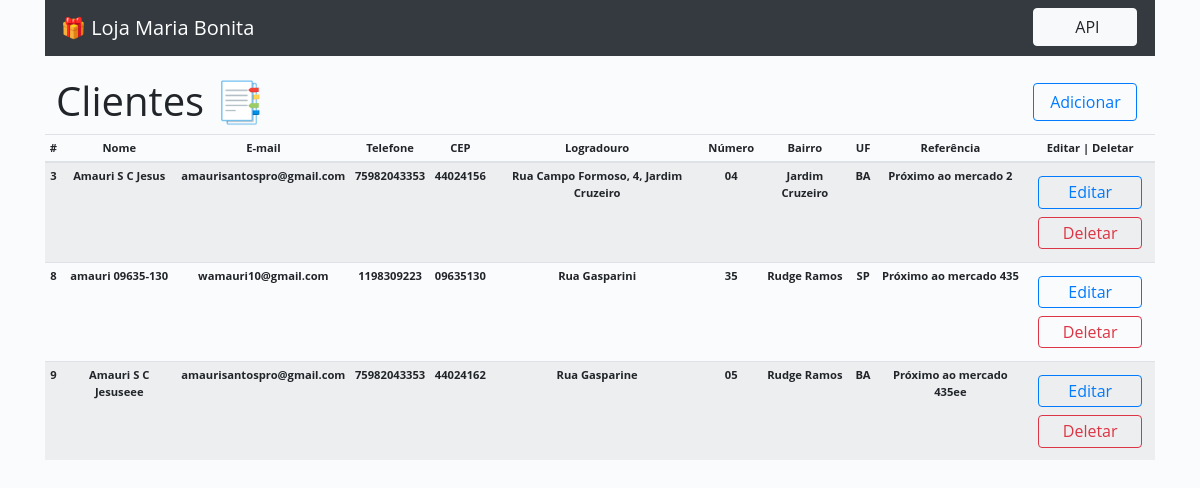
/, run on an earlier commit of the app's database.
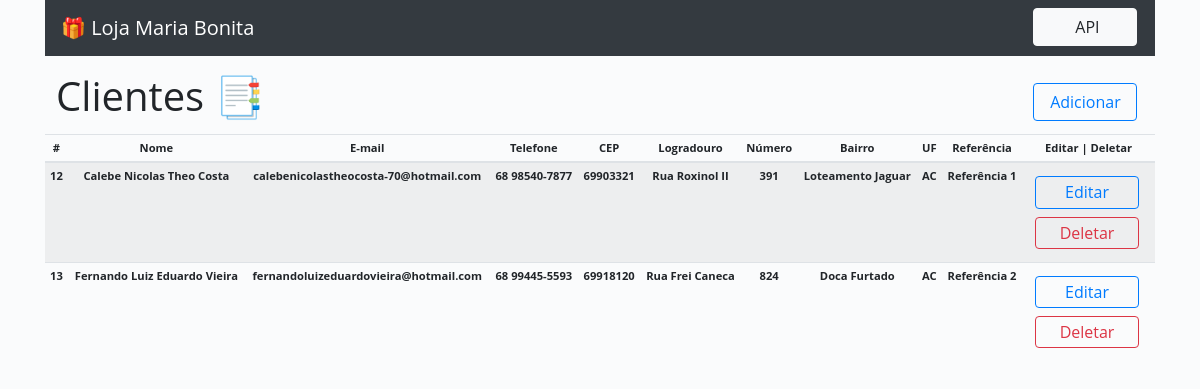
And on a later commit of the database.
### cadastro/models.py (models this page shows, shortened)
class DadosClientes(models.Model):
    nome = models.CharField('Nome Completo', max_length=150, blank=True)
    telefone = models.CharField('Telefone', max_length=14, blank=True)
    email = models.EmailField('E-mail', max_length=50)
    data_nascimento = models.DateField('Data de Nascimento', max_length=10)
    cep = models.CharField('CEP', max_length=8)
    cidade = models.CharField('Cidade', max_length=150)
    estado = models.CharField('UF', max_length=2)
    logradouro = models.CharField('Logradouro (rua)', max_length=100, blank=True)
    numero = models.CharField('Número', max_length=6)
    bairro = models.CharField('Bairro', max_length=100, blank=True)
    ponto_referencia = models.CharField('Ponto de Referência', max_length=150)

### cadastro/views.py (the view)
# urls.py: path('', IndexView.as_view(), name='index'),
class IndexView(ListView):
    models = DadosClientes
    template_name = 'index.html'
    queryset = DadosClientes.objects.all()
    context_object_name = 'clientes'

### cadastro/templates/index.html
{% extends 'base.html' %}
{% block content %}
<div class="table table-striped table-responsive-sm" style="overflow-x:auto;">
   <h1 class="h1-clientes">Clientes &#x1F4D1</h1>
   <table class="table table-sm">
      <thead>
         <th scope="col" class="coltex">#</th>
         <th scope="col" class="coltex">Nome</th>
         <th scope="col" class="coltex">E-mail</th>
         <th scope="col" class="coltex">Telefone</th>
         <th scope="col" class="coltex">CEP</th>
         <th scope="col" class="coltex">Logradouro</th>
         <th scope="col" class="coltex">Número</th>
         <th scope="col" class="coltex">Bairro</th>
         <th scope="col" class="coltex">UF</th>
         <th scope="col" class="coltex">Referência</th>
         <th scope="col" class="coltex">Editar | Deletar</th>
      </thead>
      <body>
         <div class="btn">
            <a class="btn btn-outline-primary add-cliente-button" href="{% url 'adicionar_cliente' %}">Adicionar</a>
         </div>
         {% for cliente in clientes %}
         <tr>
            <th>{{ cliente.id }}</th>
            <th>{{ cliente.nome }}</th>
            <th>{{ cliente.email }}</th>
            <th>{{ cliente.telefone }}</th>
            <th>{{ cliente.cep }}</th>
            <th>{{ cliente.logradouro }}</th>
            <th>{{ cliente.numero }}</th>
            <th>{{ cliente.bairro }}</th>
            <th>{{ cliente.estado }}</th>
            <th>{{ cliente.ponto_referencia }}</th>
            <th>
               <a class="btn btn-outline-primary edit-button" href="{% url 'atualizar_cliente' cliente.pk %}">Editar</a>
               <a class="btn btn-outline-danger delete-button" href="{% url 'deletar_cliente' cliente.pk %}">Deletar</a>
            </th>
         </tr>
         {% endfor %}
      </body>
   </table>
</div>
{% endblock %}

What changed in the data, as far as the page shows it:
removed DadosClientes: id "3", nome "Amauri S C Jesus", email "amaurisantospro@gmail.com", telefone "75982043353", cep "44024156", logradouro "Rua Campo Formoso, 4, Jardim Cruzeiro", numero "04", bairro "Jardim Cruzeiro", estado "BA", ponto_referencia "Próximo ao mercado 2"
removed DadosClientes: id "8", nome "amauri 09635-130", email "wamauri10@gmail.com", telefone "1198309223", cep "09635130", logradouro "Rua Gasparini", numero "35", bairro "Rudge Ramos", estado "SP", ponto_referencia "Próximo ao mercado 435"
removed DadosClientes: id "9", nome "Amauri S C Jesuseee", email "amaurisantospro@gmail.com", telefone "75982043353", cep "44024162", logradouro "Rua Gasparine", numero "05", bairro "Rudge Ramos", estado "BA", ponto_referencia "Próximo ao mercado 435ee"
added DadosClientes: id "12", nome "Calebe Nicolas Theo Costa", email "calebenicolastheocosta-70@hotmail.com", telefone "68 98540-7877", cep "69903321", logradouro "Rua Roxinol II", numero "391", bairro "Loteamento Jaguar", estado "AC", ponto_referencia "Referência 1"
added DadosClientes: id "13", nome "Fernando Luiz Eduardo Vieira", email "fernandoluizeduardovieira@hotmail.com", telefone "68 99445-5593", cep "69918120", logradouro "Rua Frei Caneca", numero "824", bairro "Doca Furtado", estado "AC", ponto_referencia "Referência 2"
